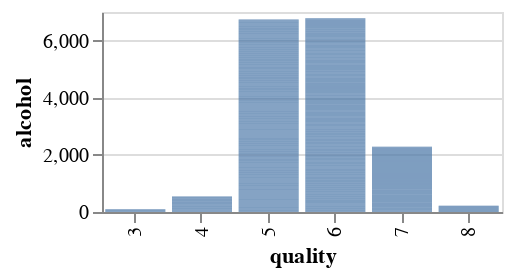

This figure's notebook cell:
### Code cell
x = alt.Chart(df).mark_bar().encode(
    alt.X('quality:O'),
    alt.Y(alt.repeat("row"), type='quantitative')
).properties(
    width=200,
    height=100
).repeat(
    row=['alcohol'])

x

### Figure 1 — Vega-Lite specification as saved in the notebook (floating-point values rounded to 4 significant figures; data arrays with more than 128 entries replaced by an {"elided": "..."} marker saying what was removed)
{"config": {"view": {"continuousWidth": 400, "continuousHeight": 300}}, "repeat": {"row": ["alcohol"]}, "spec": {"data": {"name": "data-0f84ed9331bb76a104a6acf1bfd3a4de"}, "mark": "bar", "encoding": {"x": {"type": "ordinal", "field": "quality"}, "y": {"type": "quantitative", "field": {"repeat": "row"}}}, "height": 100, "width": 200}, "$schema": "https://vega.github.io/schema/vega-lite/v4.8.1.json", "datasets": {"data-0f84ed9331bb76a104a6acf1bfd3a4de": {"elided": "1599 records"}}}
